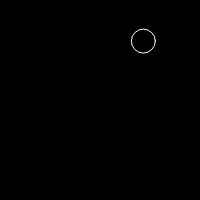
Frame 1 (no input)
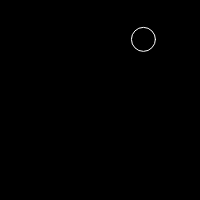
Frame 60 (no input)
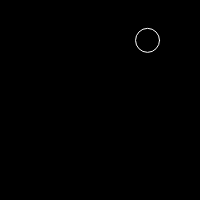
Frame 120 (the mouse pressed at the canvas centre since frame 60)

The p5.js sketch that drew these frames (run headless with seeded random() and noise() and a simulated clock; from frame 60 on, the mouse is pressed at the canvas centre):

// p5.js sketch
// ── sketch.js
let bubble;

function setup() {
  createCanvas(200, 200);
  bubble = new Bubble();
}

function draw() {
  background(0);
  bubble.move();
  bubble.display();
}

class Bubble {

  constructor() {
  this.x = random(0, width);
  this.y = random(0, height);
  }

  display() {
    stroke(255);
    noFill();
    circle(this.x, this.y, 24);
  }

  move() {
    this.x = this.x + random(-1, 1);
    this.y = this.y + random(-1, 1);
  }
}
